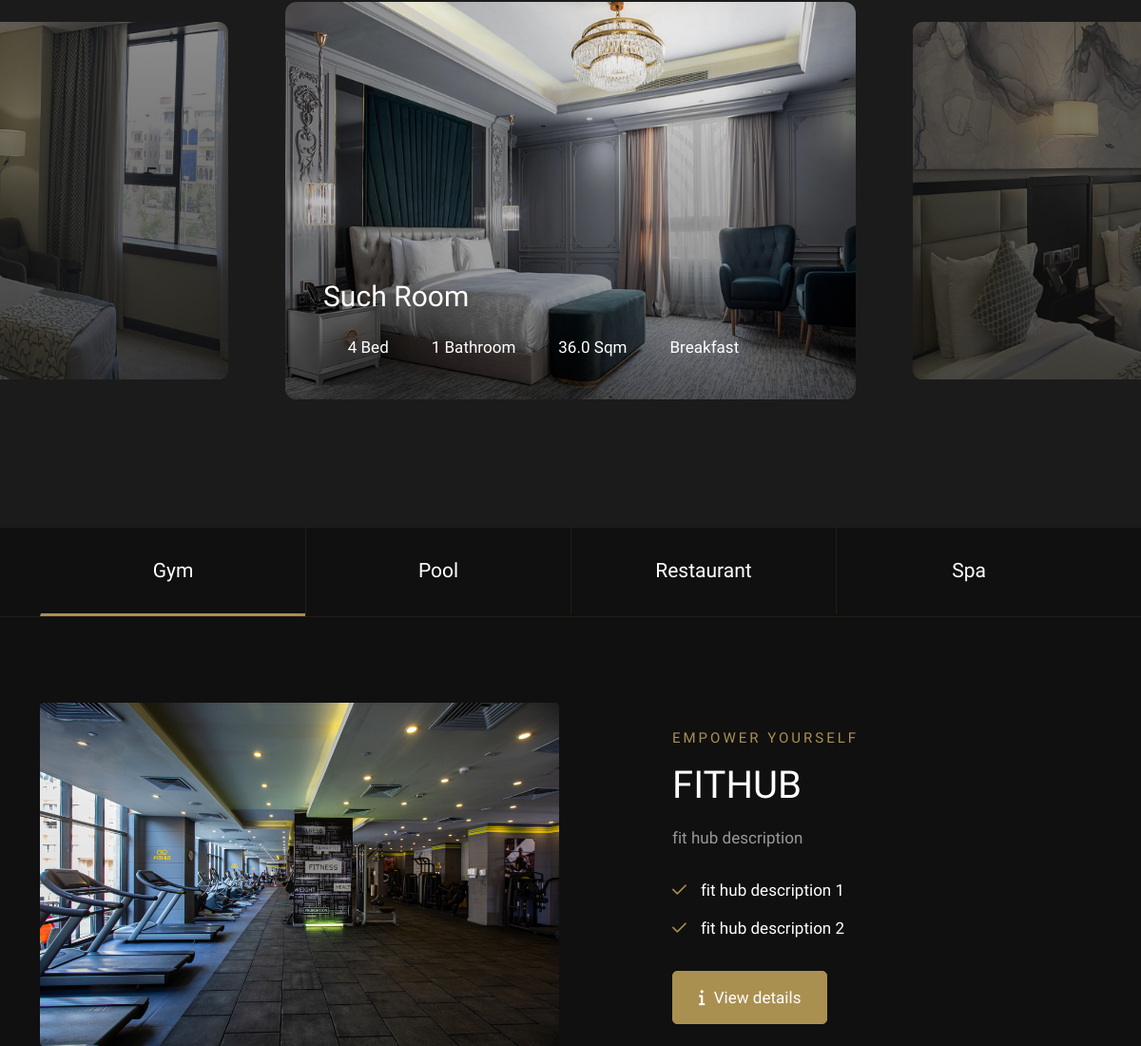
/home/triumph-luxury/ (middle part), run on an earlier commit of the app's database.
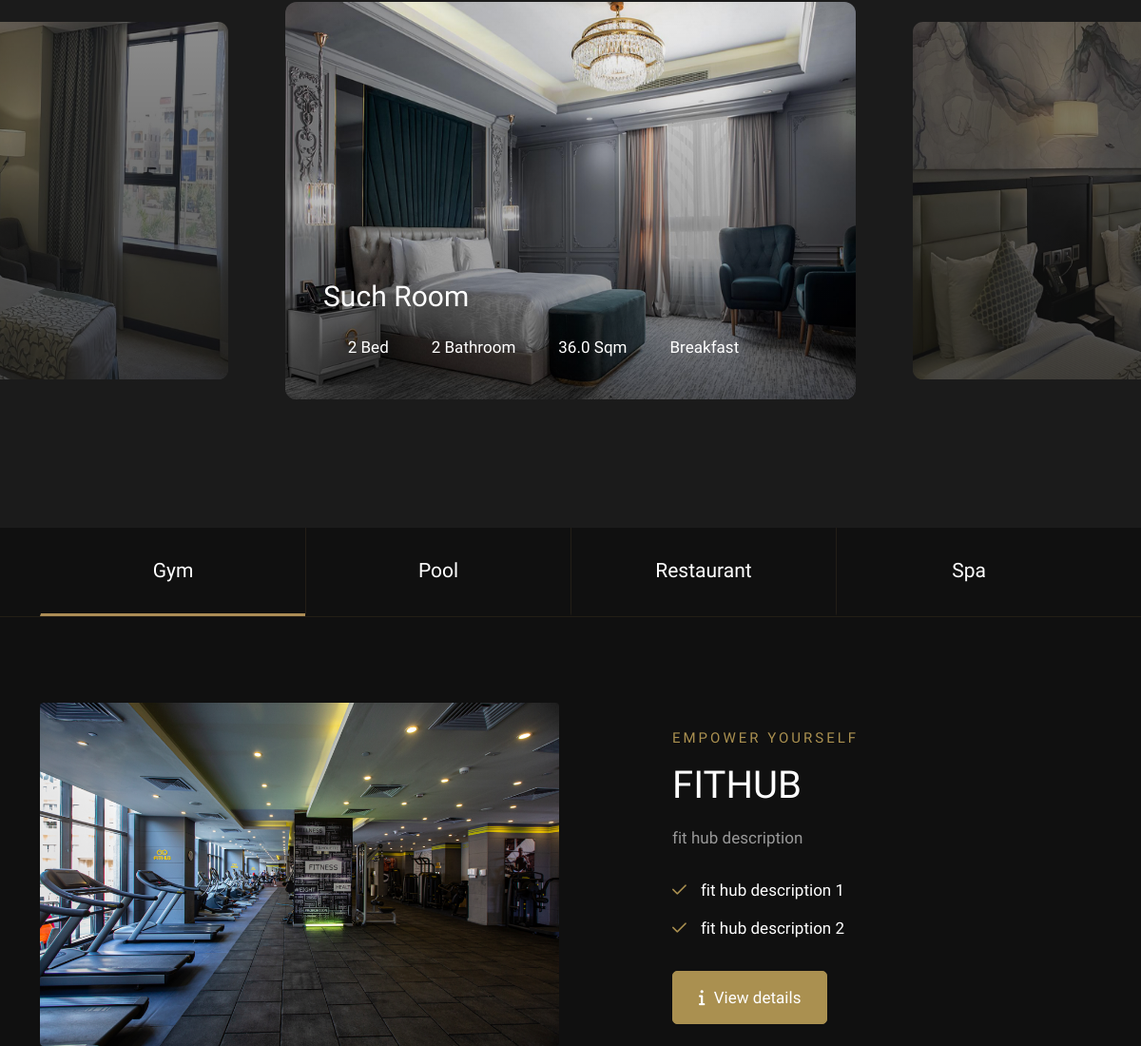
And on a later commit of the database.
### hotels/models.py (models this page shows, shortened)
class Room(models.Model):
    BED_TYPES = [
        ('king/twin', 'King / Twin Bed'),
        ('single', 'Single Bed'),
        ('double', 'Double Bed'),
        ('queen', 'Queen Bed'),
        ('king', 'King Bed'),
        ('twin', 'Twin Bed'),
        ('sofa', 'Sofa Bed'),
    ]
    ROOM_VIEWS = [
        ('sea', 'Sea View'),
        ('city', 'City View'),
        ('garden', 'Garden View'),
        ('pool', 'Pool View'),
        ('mountain', 'Mountain View'),
    ]
    hotel = models.ForeignKey('Hotel', related_name="rooms", on_delete=models.CASCADE)
    name = models.CharField(max_length=255)
    description = models.TextField()
    short_description = models.TextField(blank=True, null=True)
    title = models.CharField(max_length=255, blank=True, null=True)
    slug = models.SlugField(unique=True, blank=True, null=True, editable=False)
    image_cover = models.ImageField(upload_to='room_covers/', null=True, blank=True)
    number_of_beds = models.PositiveIntegerField(default=1)
    bed_type = models.CharField(max_length=20, choices=BED_TYPES, default='king/twin')
    room_views = models.CharField(max_length=20, choices=ROOM_VIEWS, default='city')
    number_of_bathrooms = models.PositiveIntegerField(default=1)
    number_of_persons = models.CharField(max_length=50, default="1-2", null=True, blank=True)
    area = models.FloatField(help_text="Area in square meters", blank=True, null=True)
    includes_breakfast = models.BooleanField(default=True, blank=True)
    room_discount = models.PositiveIntegerField(default=0, blank=True)
    is_suit = models.BooleanField(default=False)
    is_available = models.BooleanField(default=True)
    price_per_night = models.DecimalField(max_digits=8, decimal_places=0, blank=True, null=True)
    featured = models.BooleanField(default=False)
    room_features_section_1 = models.TextField(default="Modified_Room Featured Section (Nourhan)",blank=True)
    room_features_section_2 = models.TextField(default="Modified_Room Featured Section 2 (Nourhan)",blank=True)
    room_features_section_3 = models.TextField(default="Modified_Room Featured Section 3 (Nourhan)",blank=True)
    special_check_in_instructions = models.TextField(blank=True)
    children_and_extra_beds_notes = models.TextField(blank=True)
    created_at = models.DateTimeField(auto_now_add=True)
    updated_at = models.DateTimeField(auto_now=True)
    amenities = models.ManyToManyField('Amenity', related_name='rooms', blank=True)
    features = models.ManyToManyField('Feature', related_name='rooms', blank=True)

class Facility(models.Model):
    FACILITY_TYPES = [
        ('restaurant', 'Restaurant'),
        ('gym', 'Fitness Center'),
        ('spa', 'Spa'),
        ('clinic', 'Clinic'),
        ('pool', 'Swimming Pool'),
        ('bar', 'Bar / Lounge'),
        ('kids_play_area', "Kids' Play Area"),
        ('game_room', 'Game Room'),
        ('cinema', 'Cinema Room'),
        ('golf', 'Golf Course'),
        ('water_sports', 'Water Sports Center'),
        ('business_center', 'Business Center'),
        ('coworking', 'Co-working Space'),
        ('event_hall', 'Event Hall'),
        ('concierge', 'Concierge'),
        ('shuttle', 'Shuttle Service'),
        ('laundry', 'Laundry Service'),
        ('atm', 'ATM'),
        ('currency_exchange', 'Currency Exchange'),
        ('gift_shop', 'Gift Shop'),
        ('salon', 'Hair / Beauty Salon'),
    ]
    hotel = models.ForeignKey(
    'hotels.Hotel',
    on_delete=models.CASCADE,
    related_name='facilities',
    null=True,
    blank=True
)
    type = models.CharField(max_length=50, choices=FACILITY_TYPES)
    name = models.CharField(max_length=255)  # Unique *within* hotel
    title = models.CharField(max_length=255, blank=True)
    description = models.TextField(blank=True)
    short_note_1 = models.TextField(max_length=200, null=True, blank=True)
    short_note_2 = models.TextField(max_length=200, null=True, blank=True)
    short_note_3 = models.TextField(max_length=200, null=True, blank=True)
    image = models.ImageField(upload_to='facility_images/', null=True, blank=True)
    icon = models.CharField(max_length=200, null=True, blank=True)
    detail_file = models.FileField(upload_to='facility_files/', null=True, blank=True)
    is_featured = models.BooleanField(default=False,help_text="Activating this makes the facility appear in the page")  # to be shown in pages
    slug = models.SlugField(unique=True, blank=True, null=True, editable=False)
    created_at = models.DateTimeField(auto_now_add=True)
    updated_at = models.DateTimeField(auto_now=True)
    is_active = models.BooleanField(default=True)
    class Meta:
        verbose_name_plural = "Facilities"
        unique_together = ('hotel', 'name')  # 👈 Ensures name is unique per hotel
        ordering = ['type', 'name']

### hotels/views.py (the view)
# urls.py: path('home/<slug:slug>/', views.hotel_detail, name='hotel-detail'),
def hotel_detail(request, slug):
    hotel_qs = Hotel.objects.prefetch_related(
        'rooms', 'hotel_images', 'welcome_messages', 'facilities', 'reviews',
        'hotel_services', 'page_backgrounds')
    hotel = get_object_or_404(hotel_qs, slug=slug)
    tab_facilities = hotel.facilities.filter(is_active=True, is_featured=True).order_by('type', 'name')
    tab_facility_types = list(OrderedDict.fromkeys(f.type for f in tab_facilities))
    backgrounds_list = [{'src': bg.image.url} for bg in hotel.page_backgrounds.all()]
    backgrounds_json = json.dumps(backgrounds_list)
    banner = get_page_banner(hotel, 'home')
    return render(request, 'hotels/hotel_detail.html', {
        'hotel': hotel,
        'rooms': hotel.rooms.all(),
        'hotel_images': hotel.hotel_images.all(),
        'welcome_messages': hotel.welcome_messages.all(),
        'facilities': hotel.facilities.all(),
        'tab_facilities': tab_facilities,
        'tab_facility_types': tab_facility_types,
        'reviews': hotel.reviews.all(),
        'amenity_services': hotel.hotel_services.all()[:6],
        'featured_services': hotel.hotel_services.filter(featured=True)[:3],
        'backgrounds': hotel.page_backgrounds.all(),
        'backgrounds_json': backgrounds_json,
        'banner': banner,
    })

### common/utils.py (called while the page is built)
def get_page_banner(hotel, page):
    video = HotelVideoBanner.objects.filter(hotel=hotel, page=page).first()
    if video and (video.video_file or video.video_url):
        return {'type': 'video', 'object': video}
    image = HotelPageBanner.objects.filter(hotel=hotel, page=page).first()
    if image:
        return {'type': 'image', 'object': image}
    return None  # No banner found

### templates/hotels/hotel_detail.html (shortened to what this page needs)
{% extends "base.html" %}
{% load static %}
{% block content %}
    <section class="rooms3 section-padding bg-darkgray">
        <div class="row">
            <div class="col-md-12">
                <div class="owl-carousel owl-theme" id="rooms-carousel">
                    {% for room in rooms %}
                    <div class="item">
                        <a href="{% url 'room-detail' hotel.slug room.slug %}" class="room-link">
                            <div class="img">
                                <img src="{{ room.image_cover.url }}" class="img-fluid" alt="{{ room.name }}">
                            </div>
                            <div class="cont">
                                <div class="title">
                                    <a href="{% url 'room-detail' hotel.slug room.slug %}">{{ room.name }}</a>
                                </div>
                                <div class="details">
                                    {% if room.number_of_beds %}
                                    <span><i class="fa-thin fa-bed-front"></i> {{ room.number_of_beds }} Bed</span>
                                    {% endif %}
                                    {% if room.number_of_bathrooms %}
                                    <span><i class="fa-thin fa-bath"></i> {{ room.number_of_bathrooms }} Bathroom</span>
                                    {% endif %}
                                    {% if room.area %}
                                    <span><i class="fa-thin fa-expand"></i> {{ room.area }} Sqm</span>
                                    {% endif %}
                                    {% if room.includes_breakfast %}
                                    <span><i class="fa-thin fa-mug-saucer"></i> Breakfast</span>
                                    {% endif %}
                                </div>
                            </div>
                        </a>
                    </div>
                    {% endfor %}
                </div>
            </div>
        </div>
    </section>
    <section class="facilities2">
        <div class="border-bottom">
            <div class="container">
                <ul class="tab-buttons">
                    {% for facility_type in tab_facility_types %}
                    <li data-tab="#tab-{{ facility_type }}" class="tab-btn {% if forloop.first %}active-btn{% endif %}">
                        <span>{{ facility_type|title }}</span>
                    </li>
                    {% endfor %}
                </ul>
            </div>
        </div>
        <div class="container">
            <div class="tabs-content">
                {% for facility_type in tab_facility_types %}
                <div class="tab {% if forloop.first %}active-tab{% endif %}" id="tab-{{ facility_type }}">
                    {% for facility in tab_facilities %}
                        {% if facility.type == facility_type %}
                        <div class="row justify-content-center align-items-center mb-60">
                            <div class="col-lg-6 col-md-12">
                                {% if facility.image %}
                                    <img src="{{ facility.image.url }}" class="img-fluid" alt="{{ facility.name }}">
                                {% else %}
                                    <img src="{% static 'img/offers/default.jpg' %}" class="img-fluid" alt="{{ facility.name }}">
                                {% endif %}
                            </div>
                            <div class="col-lg-5 offset-lg-1 col-md-12">
                                <div class="section-subtitle">{{ facility.title }}</div>
                                <div class="section-title">{{ facility.name }}</div>
                                <p class="mb-25">{{ facility.description }}</p>
                                <ul class="list-unstyled list mb-30">
                                    {% if facility.short_note_1 %}
                                    <li>
                                        <div class="list-icon"><span class="fa-regular fa-check"></span></div>
                                        <div class="list-text"><p>{{ facility.short_note_1 }}</p></div>
                                    </li>
                                    {% endif %}
                                    {% if facility.short_note_2 %}
                                    <li>
                                        <div class="list-icon"><span class="fa-regular fa-check"></span></div>
                                        <div class="list-text"><p>{{ facility.short_note_2 }}</p></div>
                                    </li>
                                    {% endif %}
                                </ul>
                                {% if facility.detail_file %}
                                <a href="{{ facility.detail_file.url }}" target="_blank" class="button-3">
                                    <i class="fa-solid fa-info"></i> View details
                                </a>
                                {% endif %}
                            </div>
                        </div>
                        {% endif %}
                    {% endfor %}
                </div>
                {% endfor %}
            </div>
        </div>
    </section>
{% endblock%}

### templates/base.html (shortened to what this page needs)
<!DOCTYPE html>
{% load static %}
{% load i18n %}
{% get_current_language as LANGUAGE_CODE %}
<html lang="{{ LANGUAGE_CODE }}" dir="{% if LANGUAGE_CODE == 'ar' %}rtl{% else %}ltr{% endif %}">
<head>
    <link rel="stylesheet" href={% static "css/plugins.css" %} />
    <link rel="stylesheet" href={% static "css/style.css" %} />
    <link rel="stylesheet" href="https://cdn.jsdelivr.net/npm/glightbox/dist/css/glightbox.min.css" />
</head>
<body>
    {% block content %} {% endblock content %}
</body>
</html>

What changed in the data, as far as the page shows it:
changed Room "Such Room": number_of_beds "4" → "2"; number_of_bathrooms "1" → "2"
